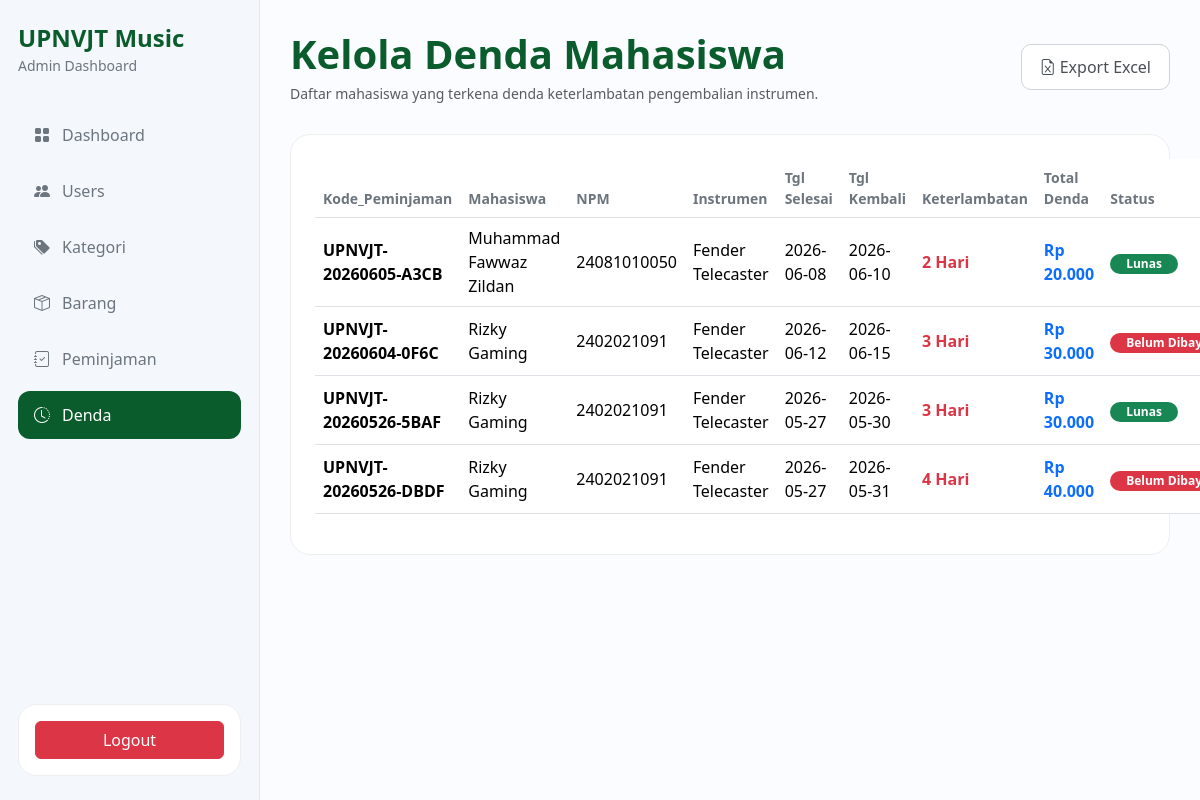
The app's page /admin/denda.php (signed in) with its own data.
### tables this page shows
CREATE TABLE IF NOT EXISTS `denda` (
  `id_denda` int NOT NULL AUTO_INCREMENT,
  `id_pinjam` int DEFAULT NULL,
  `jumlah_denda` int NOT NULL DEFAULT '0',
  `status_denda` enum('Belum Lunas','Lunas') DEFAULT 'Belum Lunas',
  PRIMARY KEY (`id_denda`),
  KEY `id_pinjam` (`id_pinjam`),
  CONSTRAINT `denda_ibfk_1` FOREIGN KEY (`id_pinjam`) REFERENCES `peminjaman` (`id_pinjam`)
);

CREATE TABLE IF NOT EXISTS `peminjaman` (
  `id_pinjam` int NOT NULL AUTO_INCREMENT,
  `kode_peminjaman` varchar(50) DEFAULT NULL,
  `id_user` int DEFAULT NULL,
  `id_barang` int DEFAULT NULL,
  `jumlah_pinjam` int NOT NULL,
  `tgl_mulai` date NOT NULL,
  `tgl_selesai` date NOT NULL,
  `catatan` varchar(100) DEFAULT NULL,
  `tgl_kembali` date DEFAULT NULL,
  `status` enum('Pending','disetujui','ditolak','dipinjam','dikembalikan') NOT NULL DEFAULT 'Pending',
  PRIMARY KEY (`id_pinjam`),
  UNIQUE KEY `kode_peminjaman` (`kode_peminjaman`),
  KEY `id_barang` (`id_barang`),
  KEY `fk_peminjaman_users` (`id_user`),
  CONSTRAINT `fk_peminjaman_users` FOREIGN KEY (`id_user`) REFERENCES `users` (`id_user`) ON DELETE CASCADE ON UPDATE CASCADE,
  CONSTRAINT `peminjaman_ibfk_2` FOREIGN KEY (`id_barang`) REFERENCES `barang` (`id_barang`)
);

CREATE TABLE IF NOT EXISTS `users` (
  `id_user` int NOT NULL AUTO_INCREMENT,
  `nama` varchar(100) NOT NULL,
  `npm` varchar(50) DEFAULT NULL,
  `email` varchar(50) DEFAULT NULL,
  `telp` varchar(20) NOT NULL,
  `password` varchar(255) NOT NULL,
  `foto` varchar(255) DEFAULT NULL,
  `level` enum('Admin','Super_Admin','Mahasiswa') NOT NULL DEFAULT 'Mahasiswa',
  PRIMARY KEY (`id_user`),
  UNIQUE KEY `npm` (`npm`)
);

CREATE TABLE IF NOT EXISTS `barang` (
  `id_barang` int NOT NULL AUTO_INCREMENT,
  `nama_barang` varchar(100) NOT NULL,
  `kode_barang` varchar(50) NOT NULL,
  `id_kategori` int NOT NULL,
  `tahun` int NOT NULL,
  `stok` int NOT NULL,
  `gambar` varchar(255) DEFAULT NULL,
  PRIMARY KEY (`id_barang`),
  UNIQUE KEY `kode_barang` (`kode_barang`)
);

### admin/denda.php (the view, shortened to what this page needs)
<!DOCTYPE html>
<html lang="en">
<head>
    <link href="https://cdn.jsdelivr.net/npm/bootstrap@5.3.3/dist/css/bootstrap.min.css" rel="stylesheet">
    <link href="https://cdn.jsdelivr.net/npm/bootstrap-icons@1.11.3/font/bootstrap-icons.css" rel="stylesheet">
    <link rel="stylesheet" href="admin.css">
</head>
<body>
    <div class="admin-layout">
        <?php include 'assets/navbar.php'; ?>
        <main class="content-admin">
            <div class="topbar-admin">
                <div>
                    <h1>Kelola Denda Mahasiswa</h1>
                    <p class="text-muted small">Daftar mahasiswa yang terkena denda keterlambatan pengembalian instrumen.</p>
                </div>
                <div class="top-buttons">
                    <a href="?action=export_excel" class="btn btn-export text-decoration-none d-inline-flex align-items-center justify-content-center gap-1">
                        <i class="bi bi-file-earmark-excel"></i> Export Excel
                    </a>
                </div>
            </div>
            <div class="table-container">
                <div class="table-card">
                    <table class="table align-middle">
                        <thead>
                            <tr>
                                <th>Kode_Peminjaman</th>
                                <th>Mahasiswa</th>
                                <th>NPM</th>
                                <th>Instrumen</th>
                                <th>Tgl Selesai</th>
                                <th>Tgl Kembali</th>
                                <th>Keterlambatan</th>
                                <th>Total Denda</th>
                                <th>Status</th>
                            </tr>
                        </thead>
                        <tbody>
                            <?php
                            $query_denda = "SELECT
                                                d.id_denda, d.jumlah_denda, d.status_denda,
                                                p.id_pinjam, p.tgl_selesai, p.tgl_kembali, p.kode_peminjaman,
                                                u.nama, u.npm,
                                                b.nama_barang
                                             FROM denda d
                                             INNER JOIN peminjaman p ON d.id_pinjam = p.id_pinjam
                                             INNER JOIN users u ON p.id_user = u.id_user
                                             INNER JOIN barang b ON p.id_barang = b.id_barang
                                             ORDER BY d.id_denda DESC";
                            $run_query = mysqli_query($conn, $query_denda);
                            while ($data = mysqli_fetch_assoc($run_query)) {
                                $total_denda = ($data['jumlah_denda'] > 0) ? $data['jumlah_denda'] : hitungDendaPeminjaman($data['tgl_selesai'], $data['tgl_kembali']);
                                $selesai = new DateTime($data['tgl_selesai']);
                                $kembali = new DateTime($data['tgl_kembali']);
                                $selisih_telat = $selesai->diff($kembali)->days;
                                $is_lunas = (strtolower($data['status_denda']) === 'lunas');
                                $badge_color = $is_lunas ? 'bg-success text-white' : 'bg-danger text-white';
                                $status_teks = $is_lunas ? 'Lunas' : 'Belum Dibayar';
                            ?>
                                <tr>
                                    <td>
                                        <strong><?= $data['kode_peminjaman']; ?></strong>
                                    </td>
                                    <td>
                                       <?= htmlspecialchars($data['nama']); ?>
                                    </td>
                                    <td>
                                        <?= htmlspecialchars($data['npm']); ?>
                                    </td>
                                    <td><?= htmlspecialchars($data['nama_barang']); ?></td>
                                    <td><?= $data['tgl_selesai']; ?></td>
                                    <td><?= $data['tgl_kembali']; ?></td>
                                    <td><strong class="text-danger"><?= $selisih_telat; ?> Hari</strong></td>
                                    <td><strong class="text-primary">Rp <?= number_format($total_denda, 0, ',', '.'); ?></strong></td>
                                    <td>
                                        <span class="badge <?= $badge_color; ?> rounded-pill px-3 py-1">
                                            <?= $status_teks; ?>
                                        </span>
                                    </td>
                                </tr>
                            <?php } ?>
                        </tbody>
                    </table>
                </div>
            </div>
        </main>
    </div>
</body>
</html>

### admin/admin.css (style rules this page uses)
:root { --text-success-custom: #0a5c2c; --bg-success-custom: #0a5c2c; --bg-sidebar: #f4f7fc; --bg-content: #fafcff; }
* { margin: 0; padding: 0; box-sizing: border-box; }
body { font-family: "Segoe UI", Tahoma, Geneva, Verdana, sans-serif; color: #333; background-color: var(--bg-content); }
.admin-layout { display: flex; min-height: 100vh; }
.content-admin { flex: 1; padding: 30px; }
.topbar-admin { display: flex; justify-content: space-between; align-items: center; margin-bottom: 30px; gap: 20px; }
.topbar-admin h1 { color: var(--text-success-custom); font-weight: 700; margin-bottom: 5px; }
.topbar-admin p { color: #6c757d; margin: 0; }
.top-buttons { display: flex; gap: 12px; }
.btn-export { border: 1px solid #ced4da; background: white; padding: 10px 18px; border-radius: 10px; font-weight: 500; color: #495057; }
.table-card { background: white; border-radius: 20px; border: 1px solid #eeeeee; padding: 24px; }
.table th { color: #6c757d; font-size: 14px; }
.table td { vertical-align: middle; }
@media (min-width: 993px) { .content-admin { flex: 1; padding: 30px; overflow: hidden; } }

### records on screen
denda: id_pinjam.kode_peminjaman "UPNVJT-20260605-A3CB", users.nama "Muhammad Fawwaz Zildan", users.npm "24081010050", barang.nama_barang "Fender Telecaster", id_pinjam.tgl_selesai "2026-06-08", id_pinjam.tgl_kembali "2026-06-10", id_pinjam.tgl_kembali "2", jumlah_denda "20.000", status_denda "Lunas"
denda: id_pinjam.kode_peminjaman "UPNVJT-20260604-0F6C", users.nama "Rizky Gaming", users.npm "2402021091", barang.nama_barang "Fender Telecaster", id_pinjam.tgl_selesai "2026-06-12", id_pinjam.tgl_kembali "2026-06-15", id_pinjam.tgl_kembali "3", jumlah_denda "30.000", status_denda "Belum…"
denda: id_pinjam.kode_peminjaman "UPNVJT-20260526-5BAF", users.nama "Rizky Gaming", users.npm "2402021091", barang.nama_barang "Fender Telecaster", id_pinjam.tgl_selesai "2026-05-27", id_pinjam.tgl_kembali "2026-05-30", id_pinjam.tgl_kembali "3", jumlah_denda "30.000", status_denda "Lunas"
denda: id_pinjam.kode_peminjaman "UPNVJT-20260526-DBDF", users.nama "Rizky Gaming", users.npm "2402021091", barang.nama_barang "Fender Telecaster", id_pinjam.tgl_selesai "2026-05-27", id_pinjam.tgl_kembali "2026-05-31", id_pinjam.tgl_kembali "4", jumlah_denda "40.000", status_denda "Belum…"
